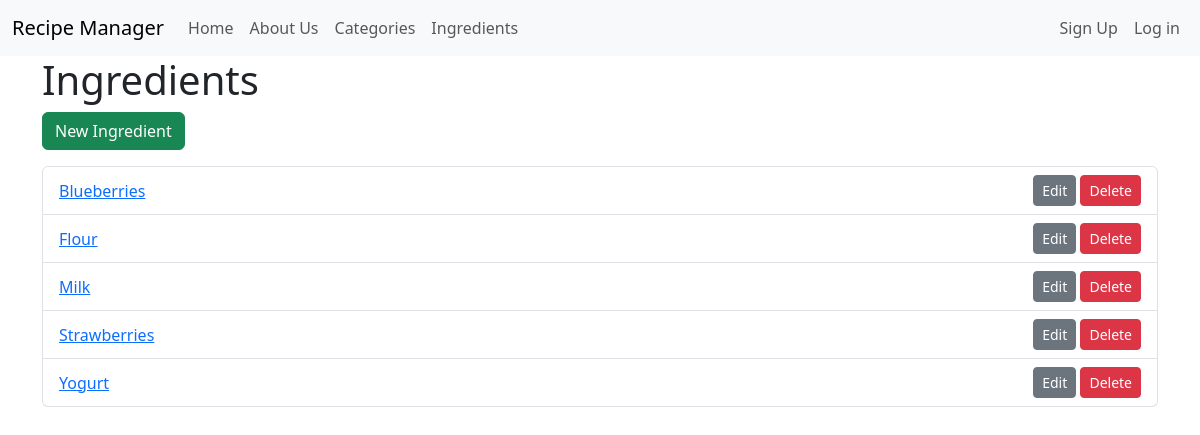
/recipe/ingredients/, run on the app's committed database.
### recipes/models.py (models this page shows, shortened)
class Ingredient(models.Model):
    name = models.CharField(max_length=150, unique=True)
    description = models.TextField(blank=True)
    class Meta:
        verbose_name = "Ingredient"
        verbose_name_plural = "Ingredients"
        ordering = ['name']

### recipes/views.py (the view)
# urls.py: path("ingredients/", IngredientListView.as_view(), name="ingredient_list"),
class IngredientListView(ListView):
    template_name = "recipes/ingredients/list.html"
    model = Ingredient
    context_object_name = "ingredients"

### templates/recipes/ingredients/list.html (shortened to what this page needs)
{% extends 'base.html' %}
{% block content %}
    <h1>Ingredients</h1>
    <a href="{% url 'ingredient_new' %}" class="btn btn-success mb-3">New Ingredient</a>
    <ul class="list-group">
        {% for ingredient in ingredients %}
        <li class="list-group-item d-flex justify-content-between align-items-center">
            <a href="{% url 'ingredient_detail' ingredient.id %}">{{ ingredient.name }}</a>
            <span>
                <a href="{% url 'ingredient_edit' ingredient.id %}" class="btn btn-sm btn-secondary">Edit</a>
                <a href="{% url 'ingredient_delete' ingredient.id %}" class="btn btn-sm btn-danger">Delete</a>
            </span>
        </li>
        {% empty %}
        <li class="list-group-item">No ingredients yet.</li>
        {% endfor %}
    </ul>
{% endblock %}

### data on the page
Ingredient: name "Blueberries"
Ingredient: name "Flour"
Ingredient: name "Milk"
Ingredient: name "Strawberries"
Ingredient: name "Yogurt"
